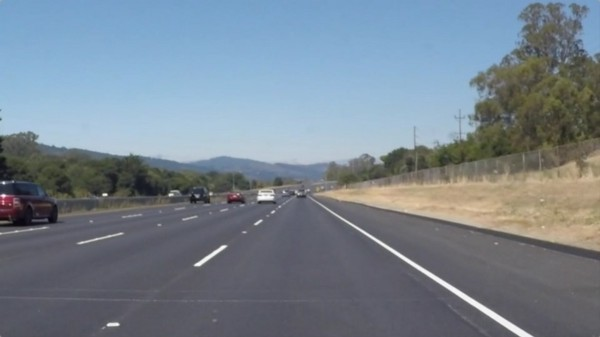
#> input picture road.jpeg, 600 x 337 px, found by its file name
$ python LaneDetection.py
#> lines starting #> are read from the running program, lines starting #| are printed output that depends on the picture; after the words box and inside, x2 and y2 are one past the last pixel; in counts of white or black regions, pixels touching at a corner belong together
import cv2
import matplotlib.pyplot as plt
import numpy as np
import matplotlib.pyplot as plt
import requests


def draw_the_line(img,lines):
    img= np.copy(img)
    blank_image= np.zeros((img.shape[0],img.shape[1],3),dtype=np.uint8)
    for line in lines:
        for x1, y1, x2, y2 in line :
            cv2.line(blank_image, (x1,y1), (x2,y2), (0,255,0), 3)
    img=cv2.addWeighted(img,0.8,blank_image,1,0.0)
    return img

def region_of_interest(img, vertices):
    mask = np.zeros_like(img)

    match_mask_color= 255
    cv2.fillPoly(mask,vertices,match_mask_color)
    masked_image = cv2.bitwise_and(img,mask)
    return masked_image


#======================== step 1 ==============================
image = cv2.imread('C:\\LaneDetection\\road.jpeg',1)
#> image is the input picture: shape (337, 600, 3); mean B, G, R 143, 131.6, 119.5
image =cv2.cvtColor(image,cv2.COLOR_BGR2RGB)

print (image.shape)
#| (337, 600, 3)
height = image.shape[0]
#> height = 337
width = image.shape[1]
#> width = 600

plt.imshow(image)
plt.show()

#======================== step 2 ==============================
gray_image= cv2.cvtColor(image,cv2.COLOR_RGB2GRAY)
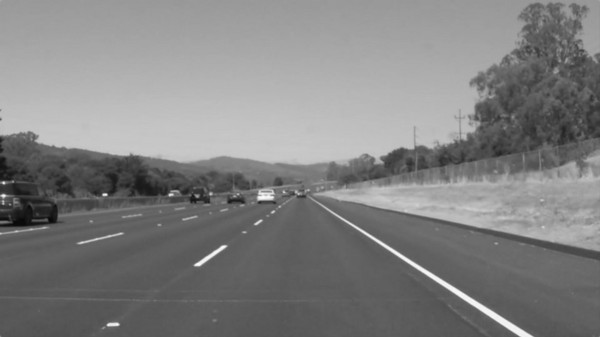
#> gray_image: shape (337, 600); min 7, max 252, mean 129.3
canny_image = cv2.Canny(gray_image,100,200)
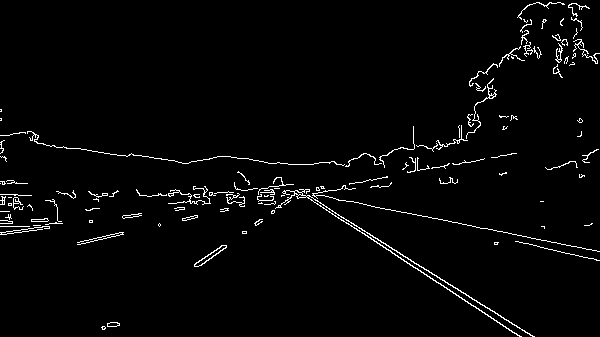
#> canny_image: shape (337, 600); 2.5% white in thin lines or dots
plt.imshow(canny_image)
plt.show()
#======================== step 3 ==============================
region_of_interest_vertices = [
    (0,height),
    (width/2, height/2),
    (width,height)
 ]
#> region_of_interest_vertices = [(0, 337), (300, 168.5), (600, 337)]
cropped_image = region_of_interest(canny_image,np.array([region_of_interest_vertices],np.int32))
#> in region_of_interest, `cv2.fillPoly(mask,vertices,match_mask_color)`:
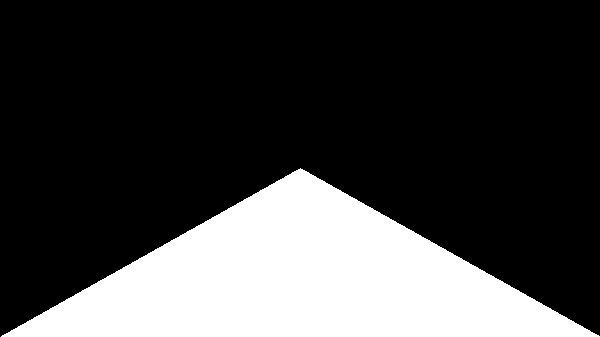
#> mask: shape (337, 600); 25.1% white; 1 white region, box (x1, y1, x2, y2) and area: (1, 168, 600, 337) 50831
#> in region_of_interest, `masked_image = cv2.bitwise_and(img,mask)`:
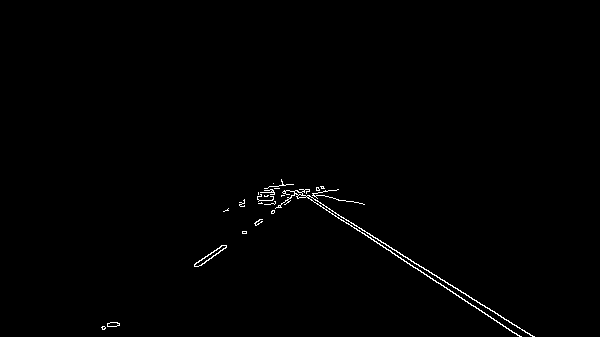
#> masked_image: shape (337, 600); 0.64% white in thin lines or dots, all inside (x1, y1, x2, y2) = (101, 179, 535, 337)
plt.imshow(cropped_image)
plt.show()
#======================== steps 4,5 ==============================

lines = cv2.HoughLinesP(cropped_image,
                         rho=6,         # distance resolution of the accumolator in pixels
                         theta=np.pi/60, # angle resolution of the accumolator in radians
                         threshold=160,  # only those lines are returned that got enough vates > threshould
                         lines=np.array([]),
                         minLineLength=40,
                         maxLineGap=25)
#> lines = [[281, 181, 520, 336], [457, 288, 532, 336], [428, 270, 512, 324], [339, 218, 426, 269], [198, 266, 305, 189], [282, 184, 391, 247], [225, 245, 302, 189]]

#======================== step 6 ==============================
image_with_lines = draw_the_line(image,lines)
#> the loop in draw_the_line, `for line in lines:` made 7 passes
#> after the loop in draw_the_line, `for line in lines:`:
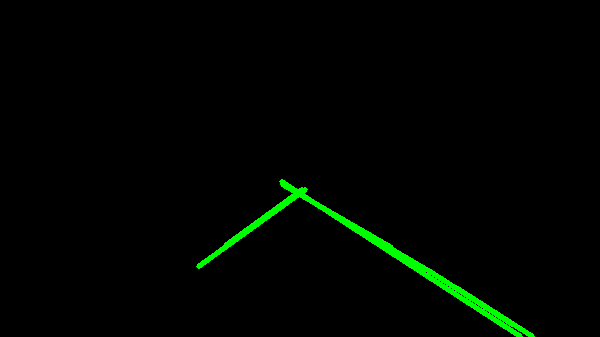
#> blank_image: shape (337, 600, 3); mean of channels 0, 1, 2 0, 4.2, 0; drawn as B, G, R
#> in draw_the_line, `img=cv2.addWeighted(img,0.8,blank_image,1,0.0)`:
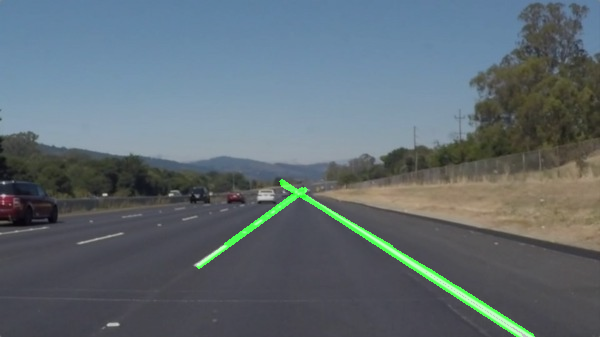
#> img: shape (337, 600, 3); mean R, G, B 95.6, 107.6, 114.4


plt.imshow(image_with_lines)
plt.show()
